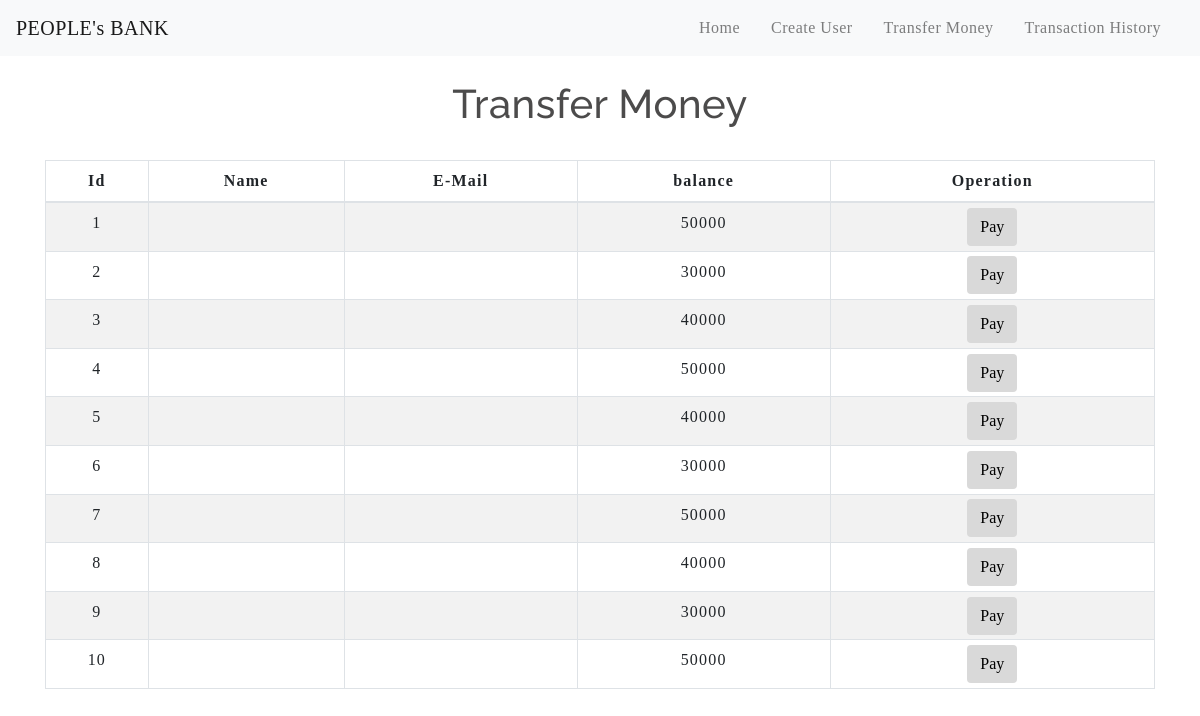
The app's page /transfermoney.php with its own data.
### tables this page shows
CREATE TABLE `users` (
  `id` int(3) NOT NULL,
  `name` text NOT NULL,
  `email` varchar(30) NOT NULL,
  `balance` int(8) NOT NULL
);

### transfermoney.php (the view, shortened to what this page needs)
<!DOCTYPE html>
<html lang="en">
<head>
    <link rel="stylesheet" href="https://maxcdn.bootstrapcdn.com/bootstrap/4.0.0/css/bootstrap.min.css">
    <link rel="stylesheet" type="text/css" href="css/table.css">
    <link rel="stylesheet" type="text/css" href="css/navbar.css">
</head>
<body>
<?php
    include 'config.php';
    $sql = "SELECT * FROM users";
    $result = mysqli_query($conn,$sql);
?>
<?php
  include 'navbar.php';
?>
<div class="container">
        <h2 class="text-center pt-4" >Transfer Money</h2>
        <br>
            <div class="row">
                <div class="col">
                    <div class="table-responsive-sm">
                    <table class="table table-hover table-sm table-striped table-condensed table-bordered">
                        <thead>
                            <tr>
                            <th scope="col" class="text-center py-2">Id</th>
                            <th scope="col" class="text-center py-2">Name</th>
                            <th scope="col" class="text-center py-2">E-Mail</th>
                            <th scope="col" class="text-center py-2">balance</th>
                            <th scope="col" class="text-center py-2">Operation</th>
                            </tr>
                        </thead>
                        <tbody>
                 <?php
                    while($rows=mysqli_fetch_assoc($result)){
                ?>
                    <tr>
                        <td class="py-2"><?php echo $rows['id'] ?></td>
                        <td class="py-2"><?php echo $rows['Name']?></td>
                        <td class="py-2"><?php echo $rows['E-mail']?></td>
                        <td class="py-2"><?php echo $rows['balance']?></td>
                        <td><a href="selecteduserdetail.php?id= <?php echo $rows['id'] ;?>"> <button type="button" class="btn">Pay</button></a></td>
                    </tr>
                <?php
                    }
                ?>
                        </tbody>
                    </table>
                    </div>
                </div>
            </div>
         </div>
</body>
</html>

### navbar.php (shortened to what this page needs)
<nav class="navbar navbar-expand-md navbar-light bg-light">
<a class="navbar-brand" href="index.php">PEOPLE's BANK</a>
<div class="collapse navbar-collapse"  id="collapsibleNavbar">
      <ul class="navbar-nav ml-auto">
        <li class="nav-item">
          <a class="nav-link" href="index.php">Home</a>
        </li>
        <li class="nav-item">
          <a class="nav-link" href="createuser.php">Create User</a>
        </li>
        <li class="nav-item">
          <a class="nav-link" href="transfermoney.php">Transfer Money</a>
        </li>
        <li class="nav-item">
          <a class="nav-link" href="transactionhistory.php">Transaction History</a>
        </li>
    </div>
 </nav>

### table.css (style rules this page uses)
* { padding: 0; margin: 0; box-sizing: border-box; font-family: fantasy; }
h2 { font-size: 40px; }
table { letter-spacing: 1.2px; }
td { text-align: center; }
button { border:none; background: #d9d9d9; transition: 1s; }

### navbar.css (style rules this page uses)
.nav-link { margin-right: 15px; color:#2F363F; letter-spacing: 0.5px; transition: 0.5s; }
.navbar-brand { color: #4C4B4B; letter-spacing: 0.5px; }
h2 { color: #4C4B4B; letter-spacing: 0.5px; font-family: raleway; }

### transfermoney.php (style rules this page uses)
button { transition: 1.5s; }

### records on screen
users: id "1", balance "50000"
users: id "2", balance "30000"
users: id "3", balance "40000"
users: id "4", balance "50000"
users: id "5", balance "40000"
users: id "6", balance "30000"
users: id "7", balance "50000"
users: id "8", balance "40000"
users: id "9", balance "30000"
users: id "10", balance "50000"
